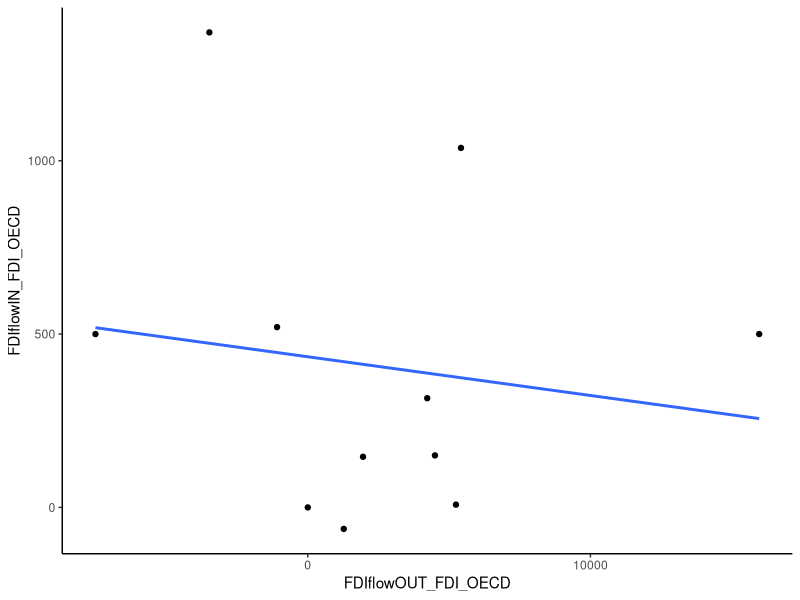

Generate this figure with R:
library(ggplot2)

data <- read.csv("data_world/usaChina.csv")

ggplot(data, aes(x = FDIflowOUT_FDI_OECD, y = FDIflowIN_FDI_OECD)) +
  geom_point() +
  geom_smooth(method = "lm", se = FALSE) +
  theme_classic()
